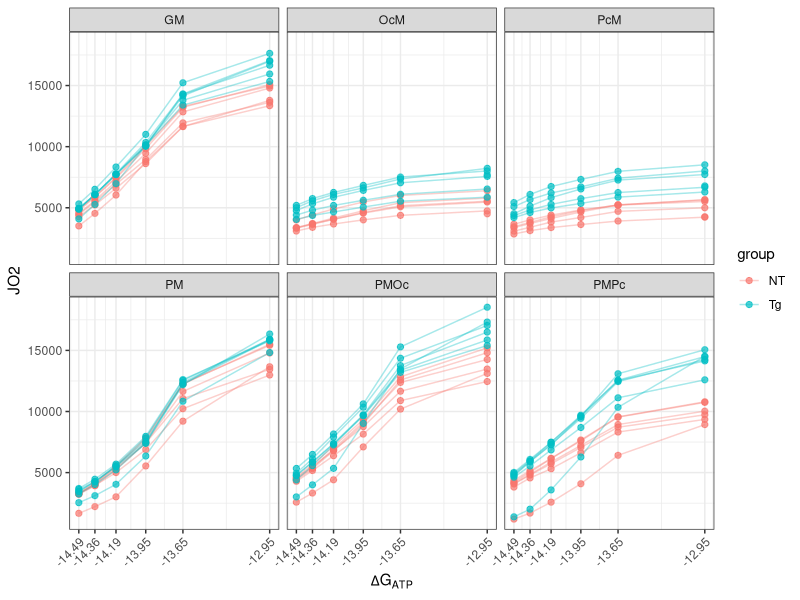
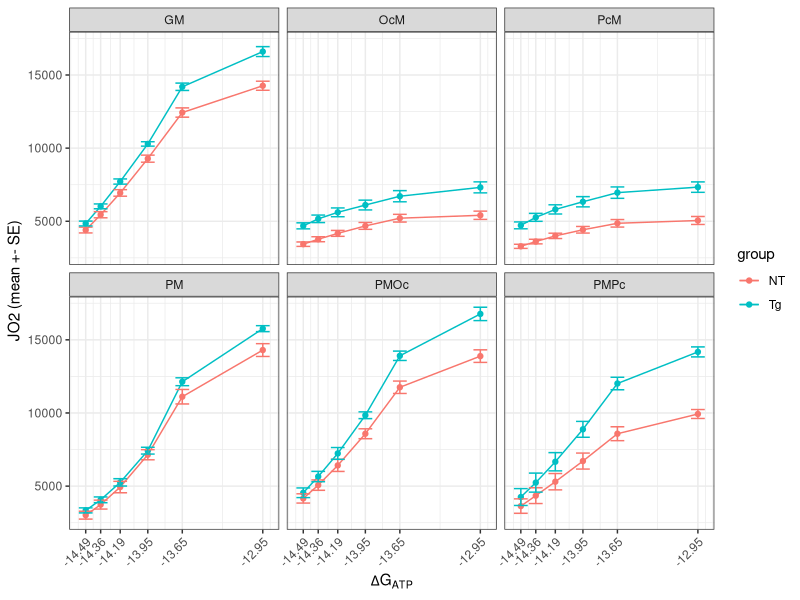
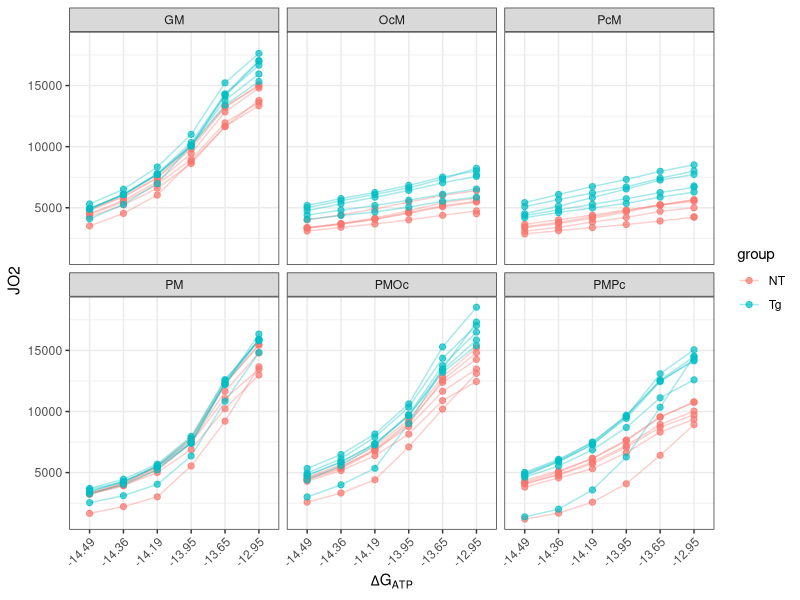
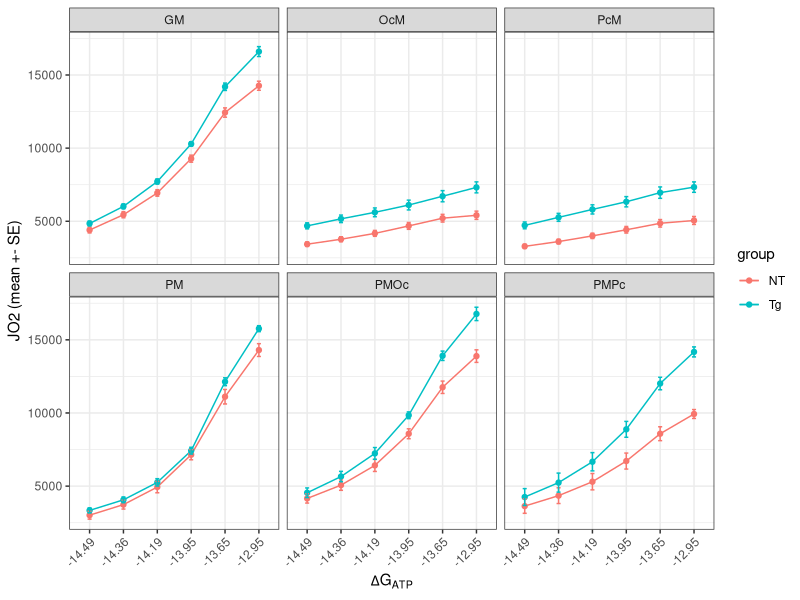
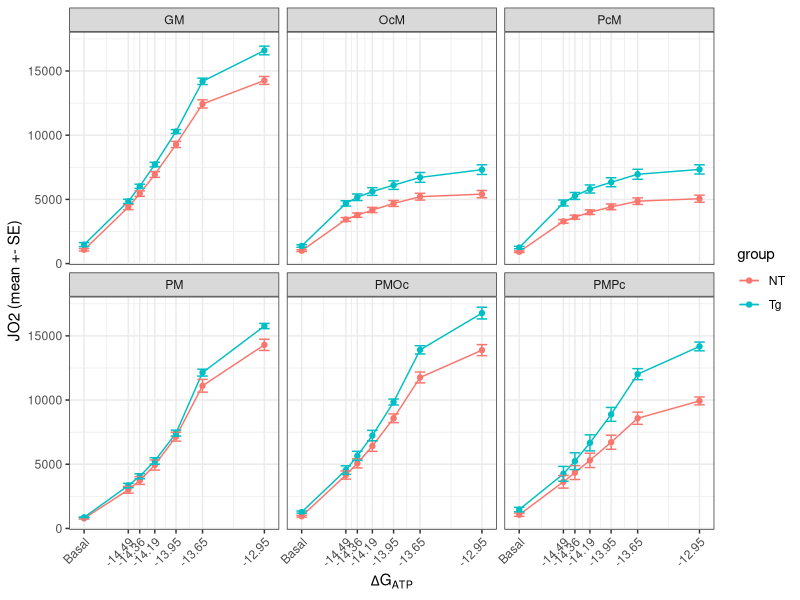
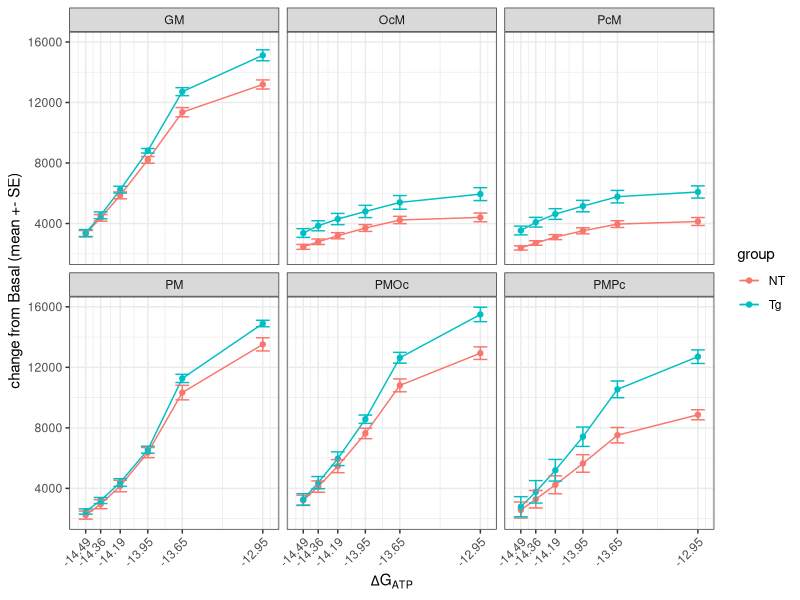
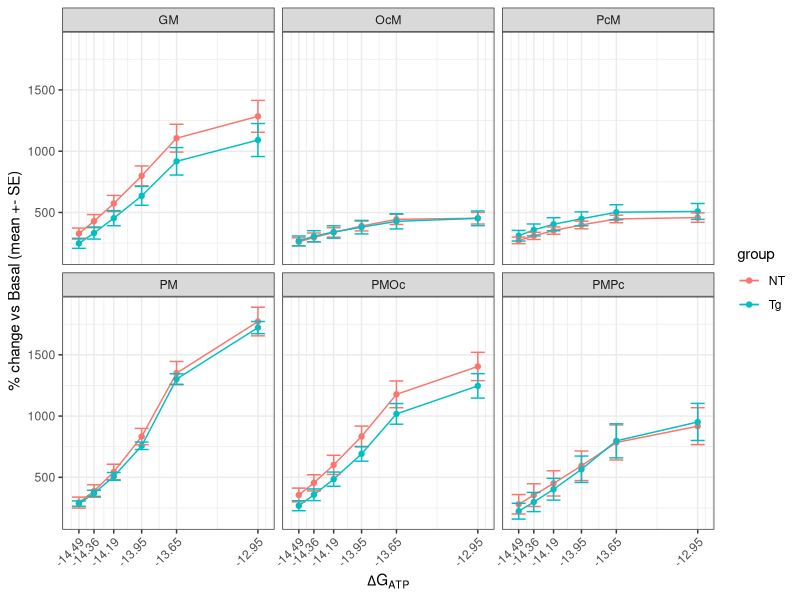
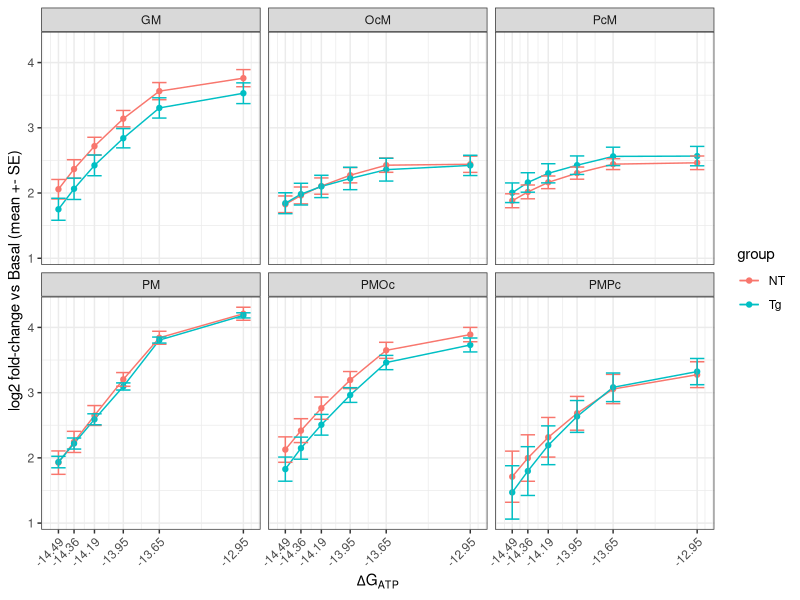

Recreate these plots in R, in order.
## ---- chunk 1
library(dplyr)
library(tidyr)
library(readr)
library(ggplot2)
## ---- chunk 2
data <- read_csv("JO2.csv", col_names = FALSE, show_col_types = FALSE)
## ---- chunk 3
# extract substrate and dose
substrate  <- as.character(data[1, ])
dose  <- as.character(data[2, ])

# fill in substrate for each column
substrate <- trimws(sub("\\s*\\(.*\\)$", "", substrate))
substrate <- na_if(substrate, "")
substrate <- na_if(substrate, "NA")
substrate <- fill(tibble(Substrate = substrate),
                         Substrate, .direction = "down")$Substrate

# build new column names
new_names <- ifelse(tolower(dose) == "subject", "Subject",
                    paste0(substrate, ".", dose))
data <- data[-c(1,2), ]
names(data) <- make.unique(new_names, sep = "_")

# solve type issue
val_cols <- setdiff(names(data), "Subject")
data[val_cols] <- lapply(data[val_cols], function(x) {
  if (is.character(x)) parse_number(x) else as.numeric(x)
})

# make the longer table
data_cleaned <- data |>
  pivot_longer(
    cols = -Subject,
    names_to     = c("substrate", "dose"),
    names_pattern = "^([^.]+)\\.(.+)$",       # split once at first dot
    values_to    = "Value"
) |>
  mutate(
    group = ifelse(grepl("^NT", Subject, ignore.case=TRUE), "NT", "Tg")
  )

# drop 28 observations because of 20 NA values
# data_cleaned <- data_cleaned |>
  # filter(!(Subject %in% c("NT6", "Tg6") & substrate %in% c("OcM", "PcM")))
## ---- chunk 4
data_plot <- data_cleaned |>
  # don't include basal in the plot
  filter(dose != "Basal") |>
  # treat dose as continuous numeric values
  mutate(dose = as.numeric(dose))
## ---- chunk 5
ggplot(data_plot, aes(dose, Value,
                      group = interaction(Subject, substrate),
                      color = group)) +
  geom_line(alpha = 0.35) +
  geom_point(alpha = 0.7, size = 1.8) +
  facet_wrap(~ substrate) +
  labs(x = expression(Delta*G[ATP]), y = "JO2") +
  scale_x_continuous(
    breaks = c(-14.49, -14.36, -14.19, -13.95, -13.65, -12.95)
  ) +
  theme_bw() +
  theme(axis.text.x = element_text(angle = 45, hjust = 1))
## ---- chunk 6
# calculate mean and se for each group
sum_df <- data_plot |>
  group_by(substrate, group, dose) |>
  summarise(mean = mean(Value, na.rm = TRUE),
            se   = sd(Value, na.rm = TRUE) / sqrt(sum(!is.na(Value))),
            .groups = "drop")
## ---- chunk 7
ggplot(sum_df, aes(dose, mean, color = group, group = group)) +
  geom_line() +
  geom_point() +
  geom_errorbar(aes(ymin = mean - se, 
                    ymax = mean + se), 
                width = 0.12) +
  facet_wrap(~ substrate) +
  labs(x = expression(Delta*G[ATP]),
       y = "JO2 (mean +- SE)") +
  scale_x_continuous(
    breaks = c(-14.49, -14.36, -14.19, -13.95, -13.65, -12.95)
  ) +
  theme_bw() +
  theme(axis.text.x = element_text(angle = 45, hjust = 1))
## ---- chunk 8
# treat dose as ordered categorical levels
dose_levels <- c("-14.49","-14.36","-14.19","-13.95","-13.65","-12.95")

data_plot_ordinal <- data_cleaned |>
  # don't include basal in the plot
  filter(dose != "Basal") |>
  # treat dose as continuous numeric values
  # mutate(dose = as.numeric(dose))
  mutate(dose = factor(dose, levels = dose_levels, ordered = TRUE))

ggplot(data_plot_ordinal, aes(dose, Value,
                              group = interaction(Subject, substrate),
                              color = group)) +
  geom_line(alpha = 0.35) +
  geom_point(alpha = 0.7, size = 1.8) +
  facet_wrap(~ substrate) +
  labs(x = expression(Delta*G[ATP]), y = "JO2") +
  theme_bw() +
  theme(axis.text.x = element_text(angle = 45, hjust = 1))

# calculate mean and se for each group
sum_df_ordinal <- data_plot_ordinal |>
  group_by(substrate, group, dose) |>
  summarise(mean = mean(Value, na.rm = TRUE),
            se   = sd(Value, na.rm = TRUE) / sqrt(sum(!is.na(Value))),
            .groups = "drop")

ggplot(sum_df_ordinal, aes(dose, mean, color = group, group = group)) +
  geom_line() +
  geom_point() +
  geom_errorbar(aes(ymin = mean - se, 
                    ymax = mean + se), 
                width = 0.12) +
  facet_wrap(~ substrate) +
  labs(x = expression(Delta*G[ATP]),
       y = "JO2 (mean +- SE)") +
  theme_bw() +
  theme(axis.text.x = element_text(angle = 45, hjust = 1))
## ---- chunk 9
# plot Basal as a starting point
# pick a numeric location for Basal
min_dose <- min(as.numeric(sum_df$dose[sum_df$dose != "Basal"]), na.rm = TRUE)
basal_pos <- min_dose - 0.5

# numeric x for plotting
sum_df_basal <- data_cleaned |>
  group_by(substrate, group, dose) |>
  summarise(mean = mean(Value, na.rm = TRUE),
            se = sd(Value, na.rm = TRUE)/sqrt(sum(!is.na(Value))),
            .groups = "drop") |>
  mutate(dose_num = ifelse(dose == "Basal", basal_pos, as.numeric(dose)))

ggplot(sum_df_basal, aes(dose_num, mean, color = group, group = group)) +
  geom_line() +
  geom_point() +
  geom_errorbar(aes(ymin = mean - se, ymax = mean + se), width = 0.12) +
  facet_wrap(~ substrate) +
  labs(x = expression(Delta*G[ATP]), y = "JO2 (mean +- SE)") +
  scale_x_continuous(
    breaks = c(basal_pos, -14.49, -14.36, -14.19, -13.95, -13.65, -12.95),
    labels = c("Basal",  "-14.49","-14.36","-14.19","-13.95","-13.65","-12.95")
  ) +
  theme_bw() +
  theme(axis.text.x = element_text(angle = 45, hjust = 1))
## ---- chunk 10
# get Basal per Subject × Substrate
basal <- data_cleaned |>
  filter(dose == "Basal") |>
  select(Subject, substrate, Basal = Value)

# join and compute normalized metrics
data_norm <- data_plot |>
  left_join(basal, by = c("Subject","substrate")) |>
  mutate(
    delta  = Value - Basal,
    pct    = 100 * (Value / Basal - 1),
    log2FC = log2(Value / Basal)
)
## ---- chunk 11
# summarize by Group × Substrate × Dose
# experiment with different methods to incorporate Basal
sum_df2 <- data_norm |>
  group_by(substrate, group, dose) |>
  summarise(
    mean_delta = mean(delta, na.rm = TRUE),
    se_delta = sd(delta, na.rm = TRUE) / sqrt(sum(!is.na(Value))),
    mean_pct = mean(pct, na.rm = TRUE),
    se_pct   = sd(pct, na.rm = TRUE) / sqrt(sum(!is.na(Value))),
    mean_log2FC = mean(log2FC, na.rm = TRUE),
    se_log2FC = sd(log2FC, na.rm = TRUE) / sqrt(sum(!is.na(Value))),
    .groups = "drop"
  )
## ---- chunk 12
# delta
ggplot(sum_df2, aes(dose, mean_delta, color = group, group = group)) +
  geom_line() +
  geom_point() +
  geom_errorbar(aes(ymin = mean_delta - se_delta, 
                    ymax = mean_delta + se_delta),
                width = 0.12) +
  facet_wrap(~ substrate) +
  labs(x = expression(Delta*G[ATP]),
       y = "change from Basal (mean +- SE)",
       color = "group") +
  scale_x_continuous(
    breaks = c(-14.49, -14.36, -14.19, -13.95, -13.65, -12.95)
  ) +
  theme_bw() +
  theme(axis.text.x = element_text(angle = 45, hjust = 1))

# % of change
ggplot(sum_df2, aes(dose, mean_pct, color = group, group = group)) +
  geom_line() +
  geom_point() +
  geom_errorbar(aes(ymin = mean_pct - se_pct, 
                    ymax = mean_pct + se_pct),
                width = 0.12) +
  facet_wrap(~ substrate) +
  labs(x = expression(Delta*G[ATP]),
       y = "% change vs Basal (mean +- SE)",
       color = "group") +
  scale_x_continuous(
    breaks = c(-14.49, -14.36, -14.19, -13.95, -13.65, -12.95)
  ) +
  theme_bw() +
  theme(axis.text.x = element_text(angle = 45, hjust = 1))

# log2 fold change
ggplot(sum_df2, aes(dose, mean_log2FC, color = group, group = group)) +
  geom_line() +
  geom_point() +
  geom_errorbar(aes(ymin = mean_log2FC - se_log2FC, 
                    ymax = mean_log2FC + se_log2FC),
                width = 0.12) +
  facet_wrap(~ substrate) +
  labs(x = expression(Delta*G[ATP]),
       y = "log2 fold-change vs Basal (mean +- SE)",
       color = "group") +
  scale_x_continuous(
    breaks = c(-14.49, -14.36, -14.19, -13.95, -13.65, -12.95)
  ) +
  theme_bw() +
  theme(axis.text.x = element_text(angle = 45, hjust = 1))
## ---- chunk 13
data_model <- data_cleaned |>
  # exclude Basal and -12.95 for modeling
  filter(dose != "Basal", dose != "-12.95") |>
  # treat dose as numeric, others as factor
  mutate(substrate = factor(substrate),
         dose = as.numeric(dose),
         Subject = factor(Subject),
         Pair = factor(parse_number(as.character(Subject)))) |>
  drop_na()
## ---- chunk 14
library(lme4)

lmm_full_pair <- lmer(
  Value ~ group * substrate * dose +
          (1 | Pair), 
  data = data_model, REML = TRUE
)

summary(lmm_full_pair)
## ---- chunk 15
lmm_full_subject <- lmer(
  Value ~ group * substrate * dose +
        (1 | Subject),
  data = data_model, REML = TRUE
)

summary(lmm_full_subject)
## ---- chunk 16
anova(lmm_full_pair, lmm_full_subject)
## ---- chunk 17
# Residuals vs Fitted
par(mfrow = c(1, 2), oma = c(0, 0, 2, 0))  # 1 row, 2 columns

plot(fitted(lmm_full_pair), resid(lmm_full_pair, type = "deviance"),
     xlab = "Fitted (Pair)", ylab = "Residuals",
     main = "Pair: resid vs fitted")
abline(h = 0, lty = 2, col = "gray")

plot(fitted(lmm_full_subject), resid(lmm_full_subject, type = "deviance"),
     xlab = "Fitted (Subject)", ylab = "Residuals",
     main = "Subject: resid vs fitted")
abline(h = 0, lty = 2, col = "gray")

mtext("Residuals vs Fitted Comparison", outer = TRUE, cex = 1.3)

par(mfrow = c(1,1))
## ---- chunk 18
# QQ plots
par(mfrow = c(1, 2), oma = c(0, 0, 2, 0))

qqnorm(resid(lmm_full_pair), main = "Pair: QQ")
qqline(resid(lmm_full_pair))

qqnorm(resid(lmm_full_subject), main = "Subject: QQ")
qqline(resid(lmm_full_subject))

mtext("QQ Plots Comparison", outer = TRUE, cex = 1.3)

par(mfrow = c(1,1))
## ---- chunk 19
# Boxplots of residuals by Pair / Subject
par(mfrow=c(1,2))
boxplot(resid(lmm_full_pair) ~ data_model$Pair, 
        main="Residuals by Pair", 
        xlab="Pair", ylab="Residual")
boxplot(resid(lmm_full_subject) ~ data_model$Subject, 
        main="Residuals by Subject", 
        xlab="Subject", ylab="Residual")
par(mfrow=c(1,1))
## ---- chunk 20
lmm_2ways_pair <- lmer(
  Value ~ group * substrate + group * dose + substrate * dose +
          (1 | Subject),
  data = data_model, REML = TRUE
)

anova(update(lmm_2ways_pair, REML = FALSE), update(lmm_full_subject, REML = FALSE))
## ---- chunk 21
m_ML <- update(lmm_full_subject, REML = FALSE)

# Remove ALL genotype terms (main + interactions)
m_noG <- update(m_ML, . ~ . - group - group:substrate - group:dose - group:substrate:dose)
anova(m_noG, m_ML)
## ---- chunk 22
# Does genotype depend on SUBSTRATE?
m_noGxS <- update(m_ML, . ~ . - group:substrate - group:substrate:dose)
anova(m_noGxS, m_ML)

# Does genotype depend on DOSE?
m_noGxD <- update(m_ML, . ~ . - group:dose - group:substrate:dose)
anova(m_noGxD, m_ML)

# Is the 3-way needed (genotype–dose dependence varies by substrate)?
m_no3 <- update(m_ML, . ~ . - group:substrate:dose)
anova(m_no3, m_ML)
## ---- chunk 23
## (A) Tg - NT difference WITHIN each substrate at low & high dose
library(emmeans)

low  <- min(data_model$dose)
high <- max(data_model$dose)

# EMMs for group, conditioned on substrate *and* dose (only lowest & highest dose)
emm_sd <- emmeans(
  lmm_full_subject,
  ~ group | substrate * dose,
  at = list(dose = c(low, high)),
  weights = "equal"
)

# 12 rows total: (6 substrates) × (2 doses), each row is Tg − NT
contr_12 <- contrast(emm_sd, method = "revpairwise",
                     by = c("substrate","dose"))
summary(contr_12, infer = TRUE)
## ---- chunk 24
## (B) Do genotype SLOPES differ (Genotype × Dose) within each substrate?
slopes <- emtrends(lmm_full_subject, ~ group | substrate, var = "dose")
slope_diff <- contrast(slopes, "revpairwise")  # (slope_Tg - slope_NT)
summary(slope_diff, infer = TRUE)
## ---- chunk 25
# sequence of doses for smooth fitted curves
dose_seq <- seq(min(data_model$dose),
                max(data_model$dose),
                length.out = 100)

# build grid for predictions
newdat <- expand_grid(
  dose      = dose_seq,
  substrate = unique(data_model$substrate),
  group     = unique(data_model$group)
)

# predict fitted values (fixed effects only)
newdat$pred <- predict(lmm_full_subject,
                       newdata = newdat,
                       re.form = NA)

# plot: raw data as points, fitted as smooth lines
ggplot() +
  geom_point(data = data_model,
             aes(x = dose, y = Value, color = group),
             alpha = 0.5, size = 2) +
  geom_line(data = newdat,
            aes(x = dose, y = pred, color = group),
            size = 1.2) +
  facet_wrap(~ substrate, scales = "free_y") +
  labs(x = expression(Delta*G[ATP]),
       y = "JO2",
       title = "JO2 vs dose by genotype and substrate") +
  theme_bw() +
  theme(legend.position = "top") +
  scale_x_continuous(
    breaks = c(-14.49, -14.36, -14.19, -13.95, -13.65, -12.95)
  ) +
  theme(axis.text.x = element_text(angle = 45, hjust = 1))
## ---- chunk 26
# # linear mixed effects model: all possible interaction terms
# lme_all <- lmer(
#   Value ~ group * substrate * dose + (1 + dose_num | Subject),
#   data = data_lme,
#   REML = TRUE,
#   control = lmerControl(optimizer = "bobyqa", optCtrl = list(maxfun = 1e5))
# )
# 
# summary(lme_all)
## ---- chunk 27
# # exclude higher-order polynomial terms for dose from model above
# data_lme_L <- data_lme %>%
#   mutate(dose_num  = as.numeric(as.character(dose)),
#          dose_numc = scale(dose_num, center = TRUE, scale = FALSE))
# 
# lme_all_L <- lmer(
#   Value ~ group * substrate * dose_numc + (1 + dose_num | Subject),
#   data = data_lme_L,
#   REML = TRUE,
#   control = lmerControl(optimizer = "bobyqa", optCtrl = list(maxfun = 1e5))
# )
# 
# summary(lme_all_L)
## ---- chunk 28
# install.packages("MuMIn")
# library(MuMIn)   
# library(knitr)  
# library(dplyr)
# 
# # this one individually calculates RMSE
# cv_rmse <- function(model, data, k = 5) {
#   set.seed(123)
#   folds <- sample(rep(1:k, length.out = nrow(data)))
#   rmses <- numeric(k)
# 
#   for (i in 1:k) {
#     train <- data[folds != i, ]
#     test  <- data[folds == i, ]
# 
#     # Refit model on training set
#     fit <- tryCatch(update(model, data = train), error = function(e) NULL)
#     if (is.null(fit)) {
#       rmses[i] <- NA
#       next
#     }
# 
#     # Force factor levels in test to match training
#     for (col in names(train)) {
#       if (is.factor(train[[col]])) {
#         test[[col]] <- factor(test[[col]], levels = levels(train[[col]]))
#       }
#     }
# 
#     # Predict safely
#     pred <- tryCatch(
#       predict(fit, newdata = test, allow.new.levels = TRUE),
#       error = function(e) rep(NA, nrow(test))
#     )
# 
#     # Compute RMSE if predictions succeeded
#     if (all(is.na(pred))) {
#       rmses[i] <- NA
#     } else {
#       rmses[i] <- sqrt(mean((test$Value - pred)^2, na.rm = TRUE))
#     }
#   }
# 
#   mean(rmses, na.rm = TRUE)
# }
# 
# # calculating metrics
# model_metrics <- function(model, data, name) {
#   r2 <- suppressWarnings(r.squaredGLMM(model))
#   rmse <- tryCatch(cv_rmse(model, data), error = function(e) NA)
#   data.frame(
#     Model          = name,
#     AIC            = AIC(model),
#     BIC            = BIC(model),
#     Marginal_R2    = r2[1],
#     Conditional_R2 = r2[2],
#     CV_RMSE        = rmse
#   )
# }
# 
# results_all <- model_metrics(lme_all, data_lme, "data_lme")
# results_lin <- model_metrics(lme_all_L, data_lme_L, "data_lme_L")
# 
# results <- bind_rows(results_all, results_lin) |>
#   mutate(
#     dAIC = AIC - min(AIC),
#     dBIC = BIC - min(BIC)
#   )
# 
# kable(results, digits = 3, caption = "Model Comparison with Cross-Validated RMSE")
## ---- chunk 29
# # residual and QQ plots
# par(mfrow=c(2,2))
# 
# # lme_all
# plot(fitted(lme_all), resid(lme_all), main="lme_all residuals")
# qqnorm(resid(lme_all)); qqline(resid(lme_all))
# 
# # lme_all_L
# plot(fitted(lme_all_L), resid(lme_all_L), main="lme_all_L residuals")
# qqnorm(resid(lme_all_L)); qqline(resid(lme_all_L))
